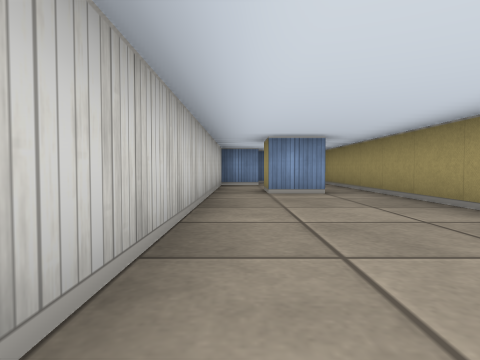
view 1 (above)

15 first-person views from a walk through a cub3D maze. The camera is about half as high as the walls, tilts 2° down and sees 75° across. The floor is counted in squares. Each view is taken from the middle of a square. On the plan, view 1 faces up. The plan holds only what a view shows up to about 9 squares ahead; the rest is blank.

view 2
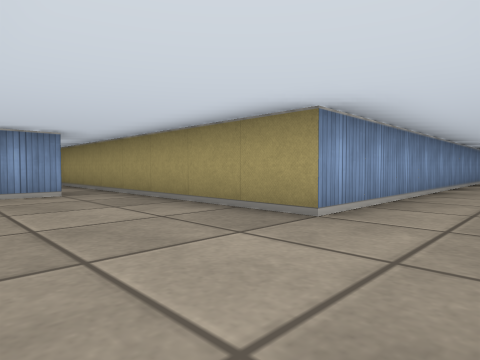

view 3
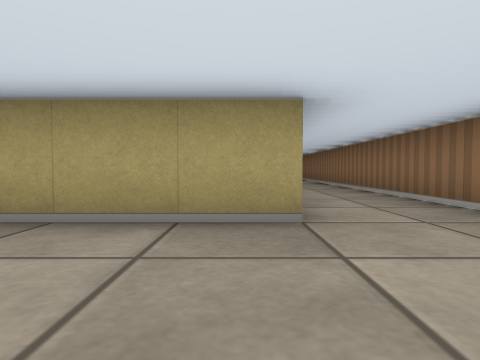

view 4
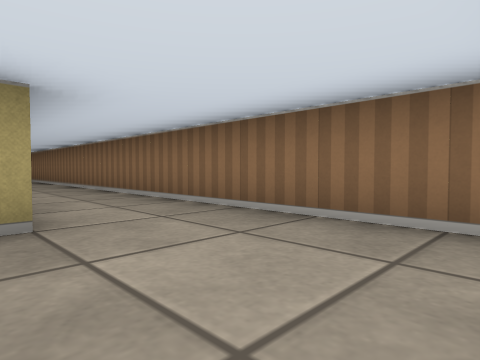

view 5
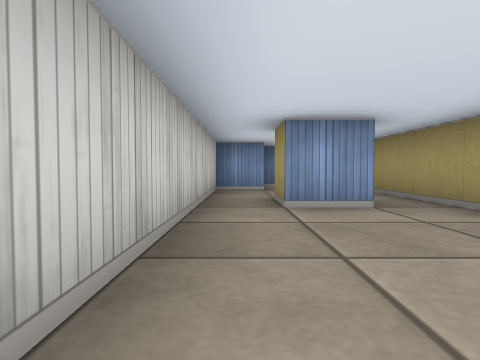

view 6
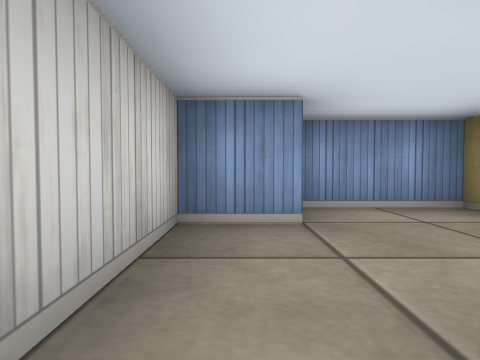

view 7
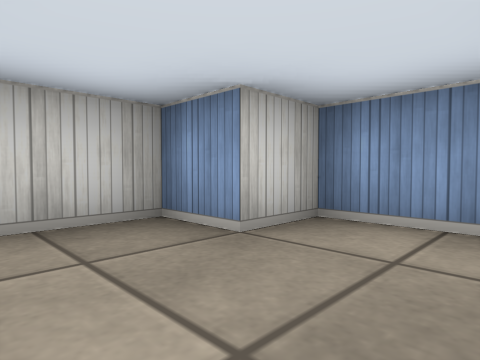

view 8
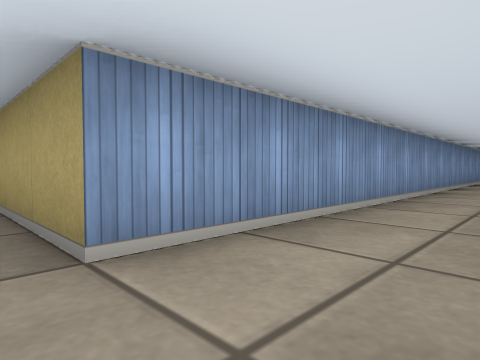

view 9
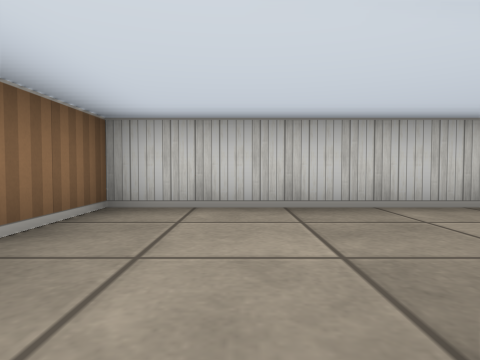

view 10
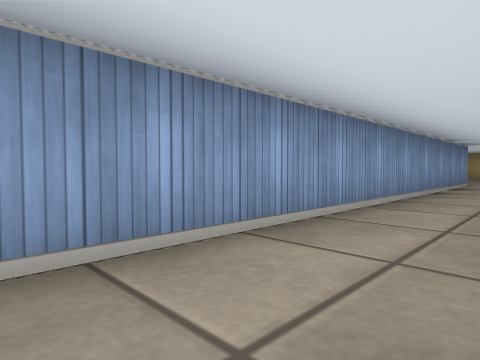

view 11
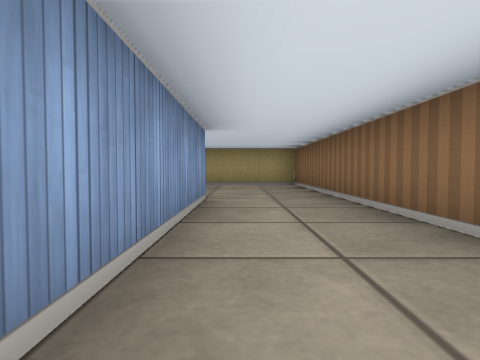

view 12
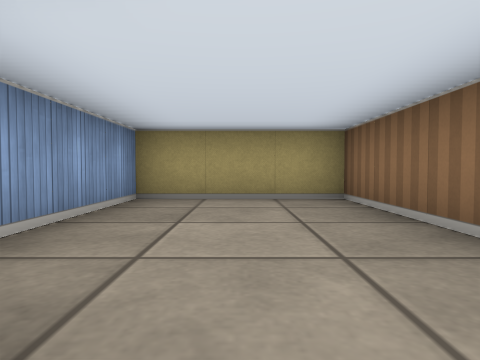

view 13
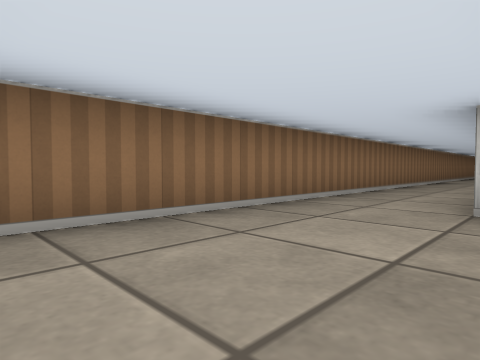

view 14
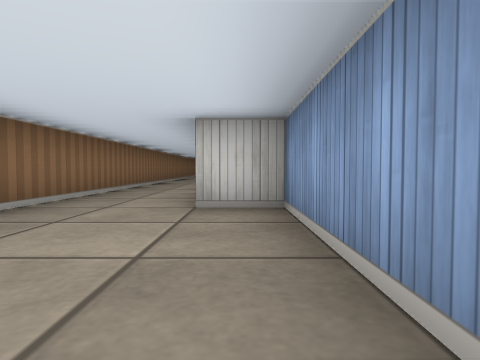

view 15
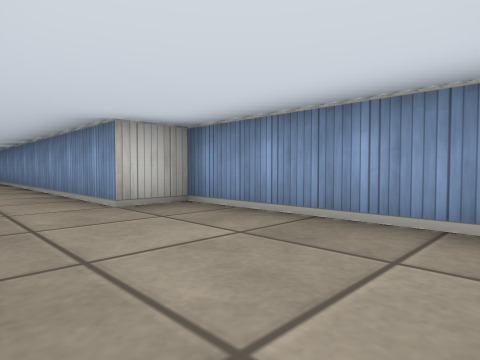

### Floor plan
Points are (right, up) in squares from view 1. A wall is a line through its corners. A room is listed if a view was taken in it or the views show most of it. See-through windows are left out.
Room 1 (views 1, 2, 3, 4, 5, 6, 7, 8, 9, 10, 11, 12, 13, 14, 15)
walls: (12.8, -0.5) (23.5, -0.5) (23.5, 2.5) (19.5, 2.5) (19.5, 1.5) (2.5, 1.5) (2.5, 9.5) (0.5, 9.5) (0.5, 8.5) (-0.5, 8.5) (-0.5, -0.5) (10.2, -0.5); (1.6, 5.5) (0.5, 5.5) (0.5, 6.5)

Where each view was taken, in squares from view 1:
view 1: 0 up, 0 right, facing up
view 2: 0 up, 0 right, facing up-right
view 3: 2 up, 0 right, facing right
view 4: 2 up, 0 right, facing down-right
view 5: 2 up, 0 right, facing up
view 6: 6 up, 0 right, facing up
view 7: 7 up, 2 right, facing up-left
view 8: 0 up, 2 right, facing up-right
view 9: 1 up, 3 right, facing left
view 10: 0 up, 10 right, facing up-right
view 11: 1 up, 15 right, facing right
view 12: 1 up, 19 right, facing right
view 13: 2 up, 23 right, facing down-left
view 14: 2 up, 23 right, facing left
view 15: 0 up, 23 right, facing up-left
